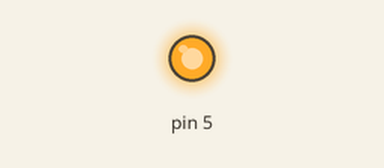
A sketch run on a simulated Arduino Uno, built with avr-gcc and run on an emulated ATmega328P. Parts: output pins drawn as LEDs (lit = HIGH).

Above: at 1.5 s.
At 4.5 s:
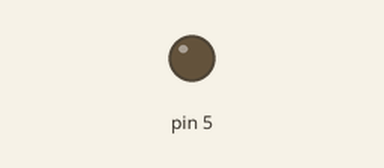
Timing chart, 0 to 7.8 s (numbered marks = the images above):
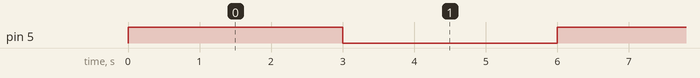

The sketch:

Led_Blink.ino
```cpp
void setup() {
  // initialize digital pin LED_BUILTIN as an output.
  pinMode(5, OUTPUT);
}

// the loop function runs over and over again forever
void loop() {
  digitalWrite(5, HIGH);  // turn the LED on (HIGH is the voltage level)
  delay(3000);                      // wait for a second
  digitalWrite(5, LOW);   // turn the LED off by making the voltage LOW
  delay(3000);                      // wait for a second
}
```

Measured:
- by itself, pin 5: alternates HIGH for 3.0 s and LOW for 3.0 s
